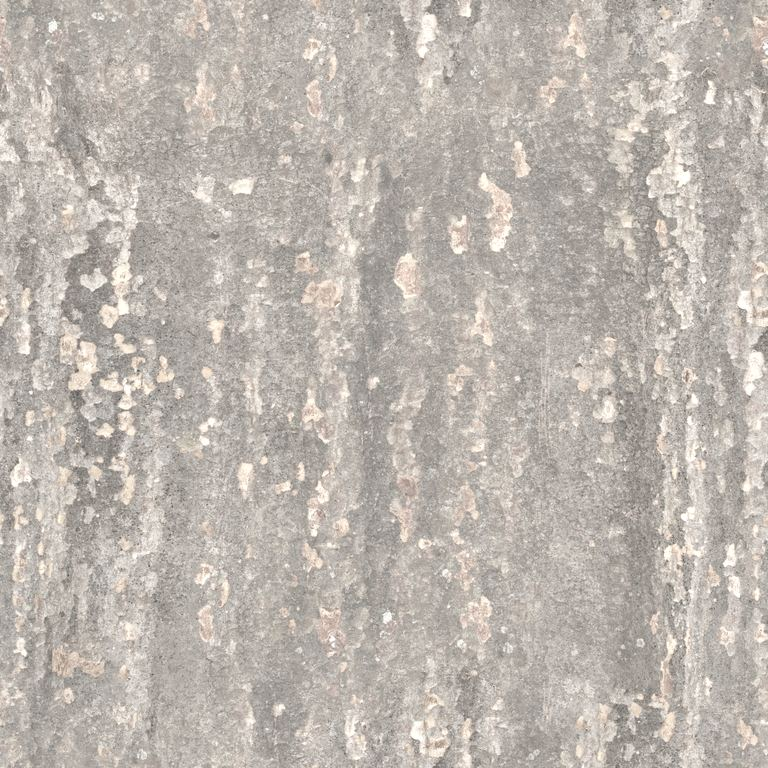
#> input picture assets/tex/beech_d.jpg, 768 x 768 px, given in place of chinese_garden.jpg, which was not available
$ python scenery.py ../../assets/tex/beech_d.jpg ../../assets/tex/beech_n.jpg ../../assets/tex/beech_n.jpg
#> lines starting #> are read from the running program, lines starting #| are printed output that depends on the picture
#!/usr/bin/env python3
"""Pozadí, desky stolu a dřevo pro sbírku: z textur a HDRI Poly Haven (CC0) vyrobí lehké soubory do assets/tex.

Použití:  python3 -I scripts/assets/scenery.py <složka textur> <složka HDRI> <kořen repozitáře>

Vstup:
  <složka textur>/<id>.jpg (Diffuse 1k), <id>_n.jpg (nor_gl 1k), <id>_r.jpg (Rough 1k) – z api.polyhaven.com/files/<id>
  <složka HDRI>/<id>.jpg – „Tonemapped JPG“ panoramata (dl.polyhaven.org/file/ph-assets/HDRIs/extra/Tonemapped JPG/)
Výstup (assets/tex):
  bg_<id>.jpg 2048×1024 (equirect), bg_<id>_t.jpg náhled 160×80
  table_<id>_d.jpg 1024, _n.jpg a _r.jpg 512, _t.jpg náhled 96×96
  fence.jpg, bench.jpg – plot a lavice ve sbírce (CSS pozadí)
"""
import os, sys
from PIL import Image

Image.MAX_IMAGE_PIXELS = None
TEX, HDRI, ROOT = sys.argv[1], sys.argv[2], sys.argv[3]
OUT = os.path.join(ROOT, 'assets', 'tex')

BACKGROUNDS = {  # hra → panorama
    'garden': 'chinese_garden',
    'nursery': 'cloudy_netted_nursery',
    'glasshouse': 'roof_garden',
    'patio': 'qwantani_patio',
}
TABLES = {  # hra → textura
    'teak': 'teak_veneer',
    'mahogany': 'dark_wood',
    'walnut': 'wood_table_001',
    'bamboo': 'bamboo_veneer',
    'oldwood': 'wood_table_worn',
    'tatami': 'tatami_mat',
    'granite': 'granite_tile',
}

def save(im, name, size, q=80):
    im.convert('RGB').resize(size, Image.LANCZOS).save(os.path.join(OUT, name), quality=q, optimize=True, progressive=True)

for key, src in BACKGROUNDS.items():
    im = Image.open(os.path.join(HDRI, src + '.jpg'))
#> im is the input picture: PIL image 768x768 RGB; mean R, G, B 189.2, 181.8, 174.6
    save(im, f'bg_{key}.jpg', (2048, 1024), 80)
#> in save, `im.convert('RGB').resize(size, Image.LANCZOS).save(os.path.join(OUT, n..`:
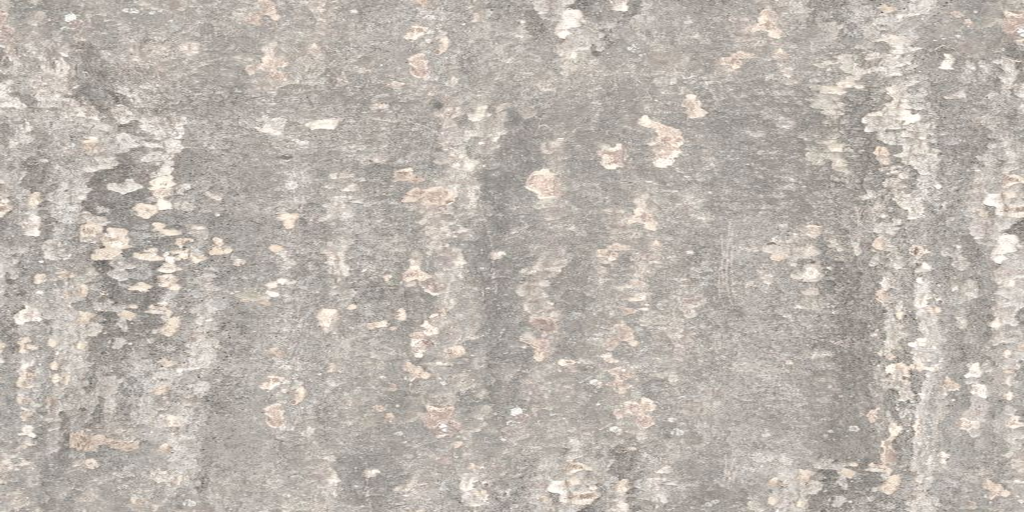
#> saved as bg_garden.jpg: PIL image 2048x1024 RGB (shown at 1/2 size); mean R, G, B 189.2, 181.8, 174.6
    # náhled: výřez kolem obzoru (prostřední třetina výšky)
    w, h = im.size
#> w = 768; h = 768
    save(im.crop((0, h // 3, w, h * 2 // 3)), f'bg_{key}_t.jpg', (240, 60), 78)
#> call 2 of save, with name = 'bg_garden_t.jpg', size = (240, 60), q = 78
#> in save (call 2), `im.convert('RGB').resize(size, Image.LANCZOS).save(os.path.join(OUT, n..`:
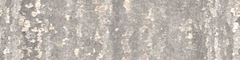
#> saved as bg_garden_t.jpg: PIL image 240x60 RGB; mean R, G, B 188.8, 181.4, 174.1
#> in save (call 2), `im.convert('RGB').resize(size, Image.LANCZOS).save(os.path.join(OUT, n..`:
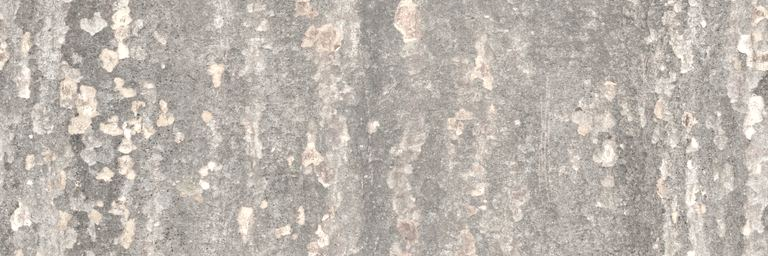
#> im: PIL image 768x256 RGB; mean R, G, B 188.8, 181.4, 174.2
    print('pozadí', key)
#> pass 2 of the loop `for key, src in BACKGROUNDS.items():`:
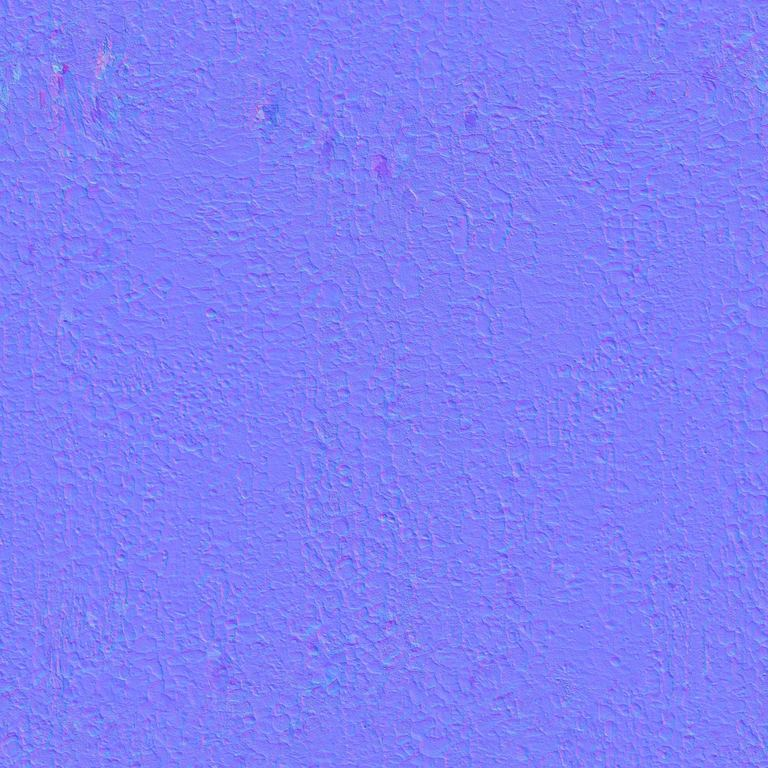
#> input picture assets/tex/beech_n.jpg, 768 x 768 px, given in place of cloudy_netted_nursery.jpg, which was not available
#> im is the input picture: PIL image 768x768 RGB; mean R, G, B 127.5, 127.5, 247.3
#> in save (call 3), `im.convert('RGB').resize(size, Image.LANCZOS).save(os.path.join(OUT, n..`:
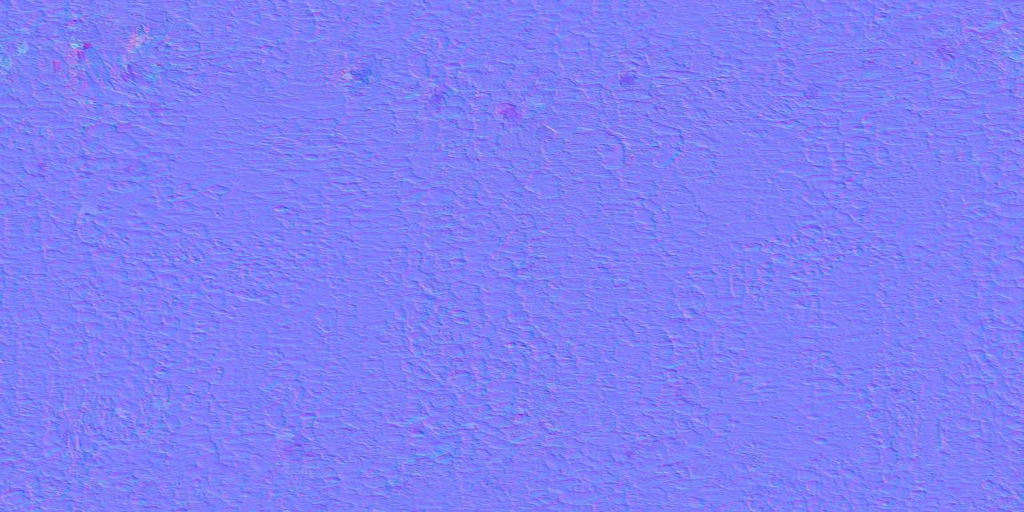
#> saved as bg_nursery.jpg: PIL image 2048x1024 RGB (shown at 1/2 size); mean R, G, B 127.5, 127.5, 247.2
#> in save (call 4), `im.convert('RGB').resize(size, Image.LANCZOS).save(os.path.join(OUT, n..`:
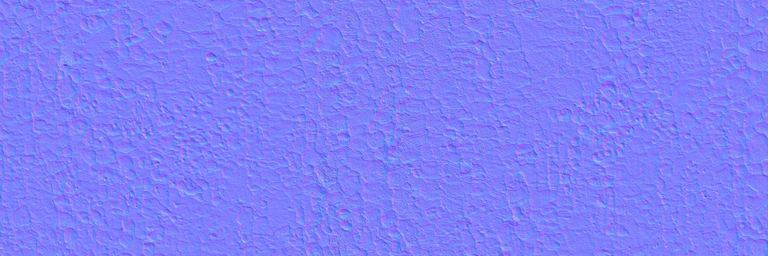
#> im: PIL image 768x256 RGB; mean R, G, B 127.5, 127.5, 247.9
#> (the run stopped early here; a loop or call above may not have finished)
